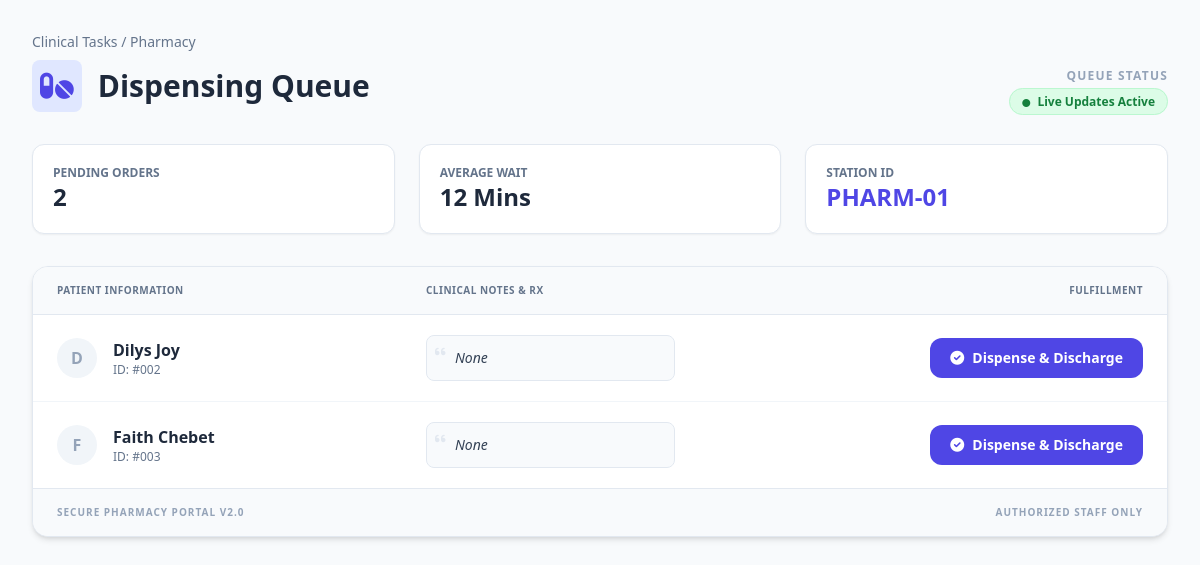
/staff/pharmacy_dashboard (signed in), run on the app's committed database.
### tables this page shows
CREATE TABLE patients (
            patient_id INTEGER PRIMARY KEY AUTOINCREMENT,
            name TEXT NOT NULL,
            contact_info TEXT,
            staff_id INTEGER DEFAULT 1,
            is_active TINYINT DEFAULT 1,
            lifeline_status TINYINT DEFAULT 0,
            heart_rate_min INT DEFAULT 50,
            heart_rate_max INT DEFAULT 100,
            bp_systolic_max INT DEFAULT 140,
            bp_diastolic_max INT DEFAULT 90,
            glucose_max DECIMAL(5,2) DEFAULT 180.00,
            clinical_status TEXT DEFAULT 'Monitoring', 
            symptoms TEXT,
            lab_results TEXT,
            test_interpretation TEXT,
            treatment_plan TEXT,
            pharmacy_notes TEXT,
            last_diagnosis_summary TEXT,
            clinical_decision TEXT,
            decision_justification TEXT
        );

### app.py (the view)
@app.route('/staff/pharmacy_dashboard')
@login_required
def pharmacy_dashboard():
    db = get_db_connection()
    patients = db.execute("SELECT * FROM patients WHERE clinical_status = 'Sent to Pharmacy' AND is_active = 1").fetchall()
    db.close()
    return render_template('pharmacy_dashboard.html', patients=patients)

### app.py (called while the page is built)
def get_db_connection():
    conn = sqlite3.connect(DATABASE_FILE)
    conn.row_factory = sqlite3.Row
    return conn

@login_manager.user_loader
def load_user(user_id):
    db = get_db_connection()
    user_data = db.execute('SELECT * FROM users WHERE id = ?', (user_id,)).fetchone()
    db.close()
    if user_data:
        return User(user_data['id'], user_data['username'], user_data['password_hash'], user_data['role'])
    return None

### templates/pharmacy_dashboard.html (shortened to what this page needs)
<!DOCTYPE html>
<html lang="en">
<head>
    <script src="https://cdn.tailwindcss.com"></script>
    <link rel="stylesheet" href="https://cdnjs.cloudflare.com/ajax/libs/font-awesome/6.0.0/css/all.min.css">
</head>
<body class="bg-slate-50 min-h-screen p-8">
    <div class="max-w-6xl mx-auto">
        <div class="flex justify-between items-end mb-8">
            <div>
                <nav class="text-sm text-slate-500 mb-2">Clinical Tasks / Pharmacy</nav>
                <h1 class="text-3xl font-bold text-slate-800 flex items-center">
                    <span class="bg-indigo-100 text-indigo-600 p-2 rounded-lg mr-4">
                        <i class="fas fa-pills"></i>
                    </span>
                    Dispensing Queue
                </h1>
            </div>
            <div class="text-right">
                <span class="text-xs font-bold text-slate-400 uppercase tracking-widest block mb-1">Queue Status</span>
                <span class="bg-green-100 text-green-700 px-3 py-1 rounded-full text-xs font-bold border border-green-200">
                    <i class="fas fa-circle text-[8px] mr-1 align-middle"></i> Live Updates Active
                </span>
            </div>
        </div>
        <div class="grid grid-cols-1 md:grid-cols-3 gap-6 mb-8">
            <div class="bg-white p-5 rounded-xl shadow-sm border border-slate-200">
                <p class="text-slate-500 text-xs font-bold uppercase">Pending Orders</p>
                <p class="text-2xl font-black text-slate-800">{{ patients|length }}</p>
            </div>
            <div class="bg-white p-5 rounded-xl shadow-sm border border-slate-200">
                <p class="text-slate-500 text-xs font-bold uppercase">Average Wait</p>
                <p class="text-2xl font-black text-slate-800">12 Mins</p>
            </div>
            <div class="bg-white p-5 rounded-xl shadow-sm border border-slate-200">
                <p class="text-slate-500 text-xs font-bold uppercase">Station ID</p>
                <p class="text-2xl font-black text-indigo-600">PHARM-01</p>
            </div>
        </div>
        <div class="bg-white rounded-2xl shadow-md border border-slate-200 overflow-hidden">
            <table class="w-full text-left border-collapse">
                <thead>
                    <tr class="bg-slate-50 border-b border-slate-200">
                        <th class="px-6 py-4 text-[10px] font-black text-slate-500 uppercase tracking-wider">Patient Information</th>
                        <th class="px-6 py-4 text-[10px] font-black text-slate-500 uppercase tracking-wider">Clinical Notes & Rx</th>
                        <th class="px-6 py-4 text-[10px] font-black text-slate-500 uppercase tracking-wider text-right">Fulfillment</th>
                    </tr>
                </thead>
                <tbody class="divide-y divide-slate-100">
                    {% for patient in patients %}
                    <tr class="hover:bg-slate-50/50 transition-colors group">
                        <td class="px-6 py-5">
                            <div class="flex items-center">
                                <div class="h-10 w-10 rounded-full bg-slate-100 flex items-center justify-center text-slate-400 font-bold mr-4 group-hover:bg-indigo-100 group-hover:text-indigo-600 transition">
                                    {{ patient.name[0] }}
                                </div>
                                <div>
                                    <p class="font-bold text-slate-800">{{ patient.name }}</p>
                                    <p class="text-xs text-slate-500">ID: #00{{ patient.patient_id }}</p>
                                </div>
                            </div>
                        </td>
                        <td class="px-6 py-5">
                            <div class="bg-slate-50 border border-slate-200 rounded-lg p-3 text-sm text-slate-700 italic relative">
                                <i class="fas fa-quote-left text-slate-200 absolute top-2 left-2 text-xs"></i>
                                <span class="pl-4">{{ patient.pharmacy_notes or 'No specific notes provided.' }}</span>
                            </div>
                        </td>
                        <td class="px-6 py-5 text-right">
                            <form action="{{ url_for('release_patient', patient_id=patient.patient_id) }}" method="POST">
                                <button type="submit" class="inline-flex items-center bg-indigo-600 text-white px-5 py-2.5 rounded-xl text-sm font-bold hover:bg-indigo-700 hover:shadow-lg hover:-translate-y-0.5 transition-all active:scale-95">
                                    <i class="fas fa-check-circle mr-2"></i>
                                    Dispense & Discharge
                                </button>
                            </form>
                        </td>
                    </tr>
                    {% endfor %}
                </tbody>
            </table>
            <div class="bg-slate-50 px-6 py-4 border-t border-slate-200 flex justify-between items-center text-[10px] text-slate-400 font-bold uppercase tracking-widest">
                <span>Secure Pharmacy Portal v2.0</span>
                <span>Authorized Staff Only</span>
            </div>
        </div>
    </div>
</body>
</html>

### data on the page
patients: name "D", name "Dilys Joy", patient_id "2", pharmacy_notes "None"
patients: name "F", name "Faith Chebet", patient_id "3", pharmacy_notes "None"

### other printed values
{{ patients|length }} "2"
